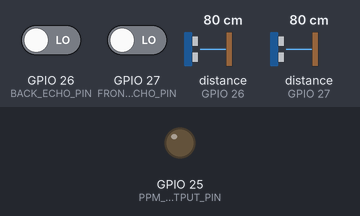
The program below on a simulated ESP32. Parts: output pins drawn as LEDs (lit = HIGH). The test bench sets the inputs (shaded band); at power-on: GPIO 26 (BACK_ECHO_PIN) LOW, GPIO 27 (FRONT_ECHO_PIN) LOW, distance to the obstacle (sensors on GPIO 26, GPIO 27) 80 cm. The echo pulse lasts 58.3 µs per cm; pins used as bus, display or sensor lines are not drawn.

Above: at 1.2 s.
1.3 s: GPIO 26 (BACK_ECHO_PIN) driven HIGH
At 2.68 s:
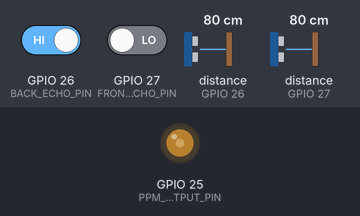
4.3 s: GPIO 27 (FRONT_ECHO_PIN) driven HIGH
Timing chart, 0 to 13.3 s (numbered marks = the images above; inputs shaded):
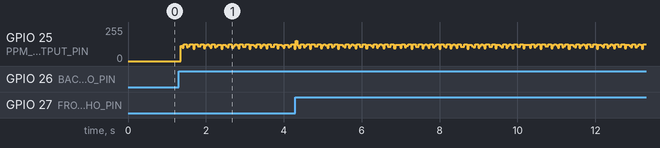

The program:

main.cpp
```cpp
#include <PPMReader.h>
#include <freertos/FreeRTOS.h>
#include <freertos/task.h>

// PPM input and output pin definitions
#define PPM_INPUT_PIN 34
#define PPM_OUTPUT_PIN 25

// Timing definitions for PPM signal
#define PPM_FRAME_LENGTH 22500 // Total frame length in microseconds
#define PPM_CHANNELS 8
#define PPM_PULSE_LENGTH 400   // Pulse length in microseconds

// Ultrasonic sensor pin definitions
#define FRONT_TRIGGER_PIN 14
#define FRONT_ECHO_PIN 27
#define BACK_TRIGGER_PIN 12
#define BACK_ECHO_PIN 26

// Define channels for roll and pitch
#define CHANNEL_1 1
#define CHANNEL_2 2

// Obstacle detection distance in cm (1 meter)
#define OBSTACLE_THRESHOLD 100

// Variables to store distances
volatile int frontDistance = OBSTACLE_THRESHOLD;
volatile int backDistance = OBSTACLE_THRESHOLD;

// PPM Reader with 8 channels
PPMReader ppm(PPM_INPUT_PIN, PPM_CHANNELS);

// Function declarations
int getUltrasonicDistance(int triggerPin, int echoPin);
int calculateCorrection(int distance);
void generatePPMOutput(int pin, int channels[]);
void IRAM_ATTR frontSensorISR();
void IRAM_ATTR backSensorISR();

void setup() {
    // Initialize the PPM input and output pins
    pinMode(PPM_OUTPUT_PIN, OUTPUT);

    // Initialize ultrasonic sensor trigger pins
    pinMode(FRONT_TRIGGER_PIN, OUTPUT);
    pinMode(BACK_TRIGGER_PIN, OUTPUT);

    // Initialize ultrasonic sensor echo pins
    pinMode(FRONT_ECHO_PIN, INPUT);
    pinMode(BACK_ECHO_PIN, INPUT);

    // Attach interrupts to ultrasonic sensors
    attachInterrupt(digitalPinToInterrupt(FRONT_ECHO_PIN), frontSensorISR, RISING);
    attachInterrupt(digitalPinToInterrupt(BACK_ECHO_PIN), backSensorISR, RISING);
}

void loop() {
    // Read the PPM inputs for roll (channel 1) and pitch (channel 2)
    int ch1Input = ppm.latestValidChannelValue(CHANNEL_1, 1500); // Default to center (1500us)
    int ch2Input = ppm.latestValidChannelValue(CHANNEL_2, 1500); // Default to center (1500us)

    // Apply corrections only if an obstacle is detected
    if (frontDistance < OBSTACLE_THRESHOLD || backDistance < OBSTACLE_THRESHOLD) {
        if (frontDistance < OBSTACLE_THRESHOLD) {
            ch2Input -= calculateCorrection(frontDistance); // Adjust pitch backward
        }
        if (backDistance < OBSTACLE_THRESHOLD) {
            ch2Input += calculateCorrection(backDistance); // Adjust pitch forward
        }

        // Ensure values are within the valid PPM range (1000 to 2000)
        ch1Input = constrain(ch1Input, 1000, 2000);
        ch2Input = constrain(ch2Input, 1000, 2000);

        // Prepare the channels array for PPM output
        int channels[PPM_CHANNELS] = {ch1Input, ch2Input, 1500, 1500, 1500, 1500, 1500, 1500};

        // Output the PPM signal
        generatePPMOutput(PPM_OUTPUT_PIN, channels);
    }
}

// Function to calculate the correction based on distance
int calculateCorrection(int distance) {
    return map(distance, 0, OBSTACLE_THRESHOLD, 200, 0); // Greater correction closer to obstacle
}

// Function to read distance from SRF-05 ultrasonic sensor
int getUltrasonicDistance(int triggerPin, int echoPin) {
    digitalWrite(triggerPin, LOW);
    delayMicroseconds(2);
    digitalWrite(triggerPin, HIGH);
    delayMicroseconds(10);
    digitalWrite(triggerPin, LOW);
    long duration = pulseIn(echoPin, HIGH, 25000); // Timeout for quicker returns
    return duration == 0 ? OBSTACLE_THRESHOLD : (duration * 0.034 / 2); // Convert to cm
}

// ISR for front sensor
void IRAM_ATTR frontSensorISR() {
    frontDistance = getUltrasonicDistance(FRONT_TRIGGER_PIN, FRONT_ECHO_PIN);
}

// ISR for back sensor
void IRAM_ATTR backSensorISR() {
    backDistance = getUltrasonicDistance(BACK_TRIGGER_PIN, BACK_ECHO_PIN);
}

// Function to generate a PPM signal with corrected values
void generatePPMOutput(int pin, int channels[]) {
    int pulseLength;
    int frameLength = PPM_FRAME_LENGTH;

    // Set the initial pin state
    digitalWrite(pin, LOW);
    delayMicroseconds(PPM_PULSE_LENGTH);

    // Generate PPM signal for each channel
    for (int i = 0; i < PPM_CHANNELS; i++) {
        pulseLength = channels[i];
        digitalWrite(pin, HIGH);
        delayMicroseconds(PPM_PULSE_LENGTH);
        digitalWrite(pin, LOW);
        delayMicroseconds(pulseLength);
        frameLength -= (pulseLength + PPM_PULSE_LENGTH);
    }

    // Sync pulse
    digitalWrite(pin, HIGH);
    delayMicroseconds(frameLength);
    digitalWrite(pin, LOW);
}
```
